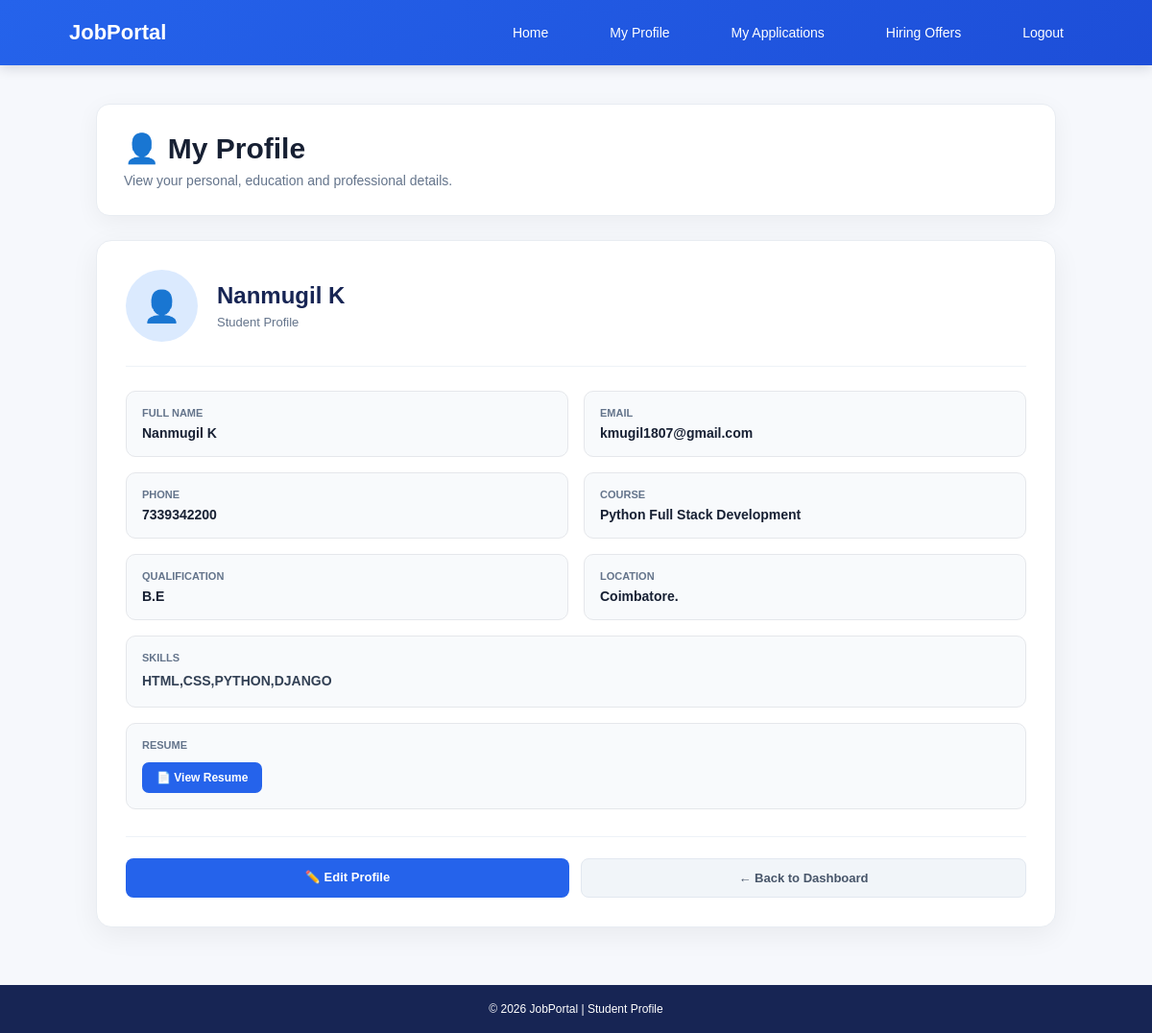
The app's page /students/profile/ (signed in) with its own data.
### students/models.py (models this page shows, shortened)
class Student(models.Model):
    full_name= models.CharField(max_length=100)
    email = models.EmailField(unique=True)
    phone = models.CharField(max_length=15,blank=True)
    password = models.CharField(max_length=100)
    course = models.CharField(max_length=100)
    qualification = models.CharField(max_length=100,blank=True,null=True)
    location=models.CharField(max_length=100,blank=True,null=True)
    skills = models.CharField(max_length=200,blank=True)
    created_at = models.DateTimeField(auto_now_add=True)
    resume=models.FileField(upload_to="resumes/", blank=True,null=True)

### students/views.py (the view)
# urls.py: path("profile/", views.student_profile, name="student_profile"),
def student_profile(request):
    student_id = request.session.get("student_id")
    if not student_id:
        return redirect("student_login")
    student = get_object_or_404(
        Student,
        id=student_id
    )
    print()
    print("========== STUDENT PROFILE DEBUG ==========")
    print("STUDENT ID:", student.id)
    print("NAME:", student.full_name)
    print("EMAIL:", student.email)
    print("PHONE:", student.phone)
    print("COURSE:", repr(student.course))
    print("QUALIFICATION:", repr(student.qualification))
    print("LOCATION:", repr(student.location))
    print("SKILLS:", repr(student.skills))
    print("===========================================")
    print()
    return render(
        request,
        "student_profile.html",
        {
            "student": student
        }
    )

### students/templates/student_profile.html (shortened to what this page needs)
<!DOCTYPE html>
{% load static %}
<html lang="en">
<head>
    <link rel="stylesheet"
          href="{% static 'css/style.css' %}">
</head>
<body>
<nav class="navbar">
    <h2>
        JobPortal
    </h2>
    <div class="nav-links">
        <a href="{% url 'student_dashboard' %}">
            Home
        </a>
        <a href="{% url 'student_profile' %}">
            My Profile
        </a>
        <a href="{% url 'my_applications' %}">
            My Applications
        </a>
        <a href="{% url 'my_hiring_offers' %}">
            Hiring Offers
        </a>
        <a href="{% url 'student_logout' %}">
            Logout
        </a>
    </div>
</nav>
<div class="container">
    <div class="page-header">
        <h1>
            👤 My Profile
        </h1>
        <p>
            View your personal, education and professional details.
        </p>
    </div>
    <div class="profile-card">
        <div class="profile-top">
            <div class="profile-icon">
                👤
            </div>
            <div>
                <h2>
                    {{ student.full_name }}
                </h2>
                <p>
                    Student Profile
                </p>
            </div>
        </div>
        <div class="profile-grid">
            <div class="profile-item">
                <span class="profile-label">
                    Full Name
                </span>
                <strong class="profile-value">
                    {{ student.full_name }}
                </strong>
            </div>
            <div class="profile-item">
                <span class="profile-label">
                    Email
                </span>
                <strong class="profile-value">
                    {{ student.email }}
                </strong>
            </div>
            <div class="profile-item">
                <span class="profile-label">
                    Phone
                </span>
                <strong class="profile-value">
                    {{ student.phone|default:"Not provided" }}
                </strong>
            </div>
            <div class="profile-item">
                <span class="profile-label">
                    Course
                </span>
                <strong class="profile-value">
                    {{ student.course|default:"Not provided" }}
                </strong>
            </div>
            <div class="profile-item">
                <span class="profile-label">
                    Qualification
                </span>
                <strong class="profile-value">
                    {{ student.qualification|default:"Not provided" }}
                </strong>
            </div>
            <div class="profile-item">
                <span class="profile-label">
                    Location
                </span>
                <strong class="profile-value">
                    {{ student.location|default:"Not provided" }}
                </strong>
            </div>
            <div class="profile-item skills-box">
                <span class="profile-label">
                    Skills
                </span>
                <strong class="profile-value skills">
                    {{ student.skills|default:"Not provided" }}
                </strong>
            </div>
            <div class="profile-item resume-box">
                <span class="profile-label">
                    Resume
                </span>
                {% if student.resume %}
                    <a href="{{ student.resume.url }}"
                       target="_blank"
                       class="resume-link">
                        📄 View Resume
                    </a>
                {% else %}
                    <span class="no-resume">
                        No resume uploaded
                    </span>
                {% endif %}
            </div>
        </div>
        <div class="profile-actions">
            <a href="{% url 'edit_student_profile' %}"
               class="btn edit-btn">
                ✏️ Edit Profile
            </a>
            <a href="{% url 'student_dashboard' %}"
               class="btn back-btn">
                ← Back to Dashboard
            </a>
        </div>
    </div>
</div>
<footer>
    © 2026 JobPortal | Student Profile
</footer>
</body>
</html>

### accounts/static/css/style.css (style rules this page uses)
* { margin:0; padding:0; box-sizing:border-box; font-family:Arial, Helvetica, sans-serif; }
nav { background:#0d47a1; padding:18px 8%; display:flex; justify-content:space-between; align-items:center; }
nav h2 { color:#fff; font-size:28px; }
nav a { color:white; text-decoration:none; margin-left:20px; font-weight:bold; transition:.3s; }
footer { background:#0b1f3a; color:white; text-align:center; padding:20px; }
.navbar a { color:white; text-decoration:none; margin:15px; }
.navbar { background:#0d6efd; color:white; display:flex; justify-content:space-between; align-items:center; padding:15px 30px; }
.navbar h2 { margin:0; }
.nav-links a { color:white; text-decoration:none; margin-left:20px; font-weight:bold; }
.navbar { background:#1f4e79; padding:15px; }
.navbar h2 { color:white; display:inline; margin-right:30px; }
.navbar a { color:white; text-decoration:none; margin-right:20px; font-weight:bold; }
* { box-sizing: border-box; }
body { margin: 0; font-family: Arial, sans-serif; }
.navbar { display: flex; justify-content: space-between; align-items: center; padding: 15px 30px; flex-wrap: wrap; }
.nav-links { display: flex; gap: 20px; align-items: center; }
.nav-links a { text-decoration: none; }
.view-applicants-btn, .edit-btn, .delete-btn, .post-job-btn { text-decoration: none; padding: 9px 13px; border-radius: 7px; font-size: 12px; font-weight: 600; }
.edit-btn { background: #f1f5f9; color: #334155; }

### students/templates/student_profile.html (style rules this page uses)
* { margin: 0; padding: 0; box-sizing: border-box; }
body { font-family: Arial, Helvetica, sans-serif; background: #f6f8fc; color: #172033; min-height: 100vh; }
.navbar { min-height: 68px; background: linear-gradient( 135deg, #2563eb, #1d4ed8 ); display: flex; align-items: center; justify-content: space-between; padding: 0 6%; color: white; box-shadow: 0 3px 12px rgba(15, 23, 42, 0.15); }
.navbar h2 { font-size: 22px; }
.nav-links { display: flex; align-items: center; gap: 24px; }
.nav-links a { color: white; text-decoration: none; font-size: 14px; font-weight: 500; }
.container { width: 92%; max-width: 1000px; margin: 40px auto 60px; }
.page-header { background: white; padding: 28px; border-radius: 14px; border: 1px solid #e8ecf2; box-shadow: 0 6px 25px rgba(0, 0, 0, 0.05); margin-bottom: 25px; }
.page-header h1 { font-size: 30px; color: #172033; margin-bottom: 8px; }
.page-header p { color: #64748b; font-size: 14px; }
.profile-card { background: white; padding: 30px; border-radius: 16px; border: 1px solid #e8ecf2; box-shadow: 0 8px 30px rgba(0, 0, 0, 0.06); }
.profile-top { display: flex; align-items: center; gap: 20px; padding-bottom: 25px; margin-bottom: 25px; border-bottom: 1px solid #eef2f7; }
.profile-icon { width: 75px; height: 75px; border-radius: 50%; background: #dbeafe; color: #2563eb; display: flex; align-items: center; justify-content: center; font-size: 32px; font-weight: 700; }
.profile-top h2 { font-size: 24px; color: #172554; margin-bottom: 6px; }
.profile-top p { color: #64748b; font-size: 13px; }
.profile-grid { display: grid; grid-template-columns: repeat(2, 1fr); gap: 16px; }
.profile-item { background: #f8fafc; border: 1px solid #e5e7eb; border-radius: 10px; padding: 16px; }
.profile-label { display: block; color: #64748b; font-size: 11px; font-weight: 700; margin-bottom: 7px; text-transform: uppercase; }
.profile-value { display: block; color: #172033; font-size: 14px; font-weight: 600; word-break: break-word; }
.skills-box { grid-column: 1 / -1; }
.skills { color: #334155; line-height: 1.6; }
.resume-box { grid-column: 1 / -1; }
.resume-link { display: inline-block; margin-top: 5px; padding: 9px 15px; background: #2563eb; color: white; text-decoration: none; border-radius: 7px; font-size: 12px; font-weight: 600; }
.profile-actions { display: flex; gap: 12px; margin-top: 28px; padding-top: 22px; border-top: 1px solid #eef2f7; }
.btn { flex: 1; padding: 12px 18px; border-radius: 8px; text-align: center; text-decoration: none; font-size: 13px; font-weight: 600; }
.edit-btn { background: #2563eb; color: white; }
.back-btn { background: #f1f5f9; color: #475569; border: 1px solid #e2e8f0; }
footer { background: #172554; color: white; text-align: center; padding: 18px; font-size: 12px; }

### records on screen
Student: full_name "Nanmugil K", email "kmugil1807@gmail.com", phone "7339342200", course "Python Full Stack Development", qualification "B.E", location "Coimbatore.", skills "HTML,CSS,PYTHON,DJANGO"
